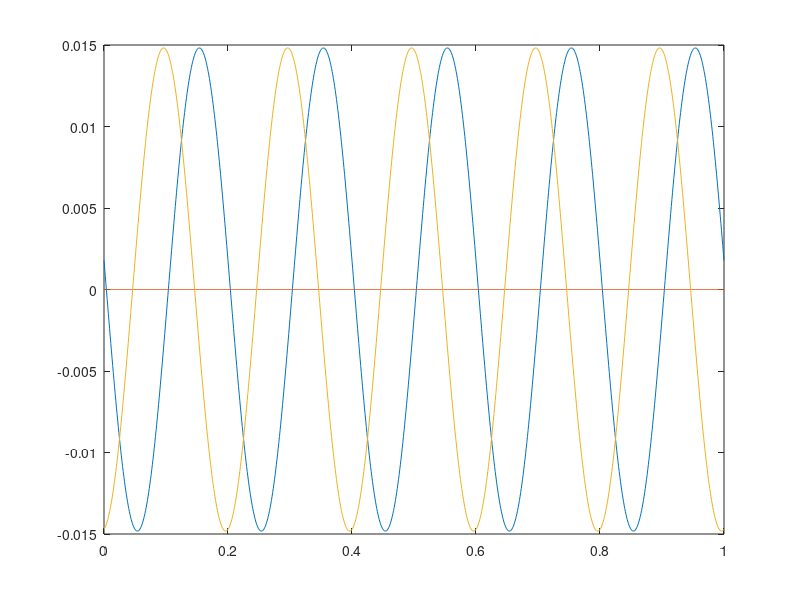

MATLAB code to generate this figure: (Note: this script raises an error after producing the figure.)
clc; clf; close all; clear all;
%quad dynamics, one body, one leg
%design variables
quad.leg=5.64/1000; %mm - leg length, straight line
quad.height=5.5/1000; %mm - body height
world.g=9.81; %mm s^-2 - gravity acceleration
quad.mass=1.5/1000; %g - body weight
magnet.torque=10/1000/1000; %mN-mm - magnetic torque applied to leg
world.time=[0:0.001:1]'; %s - time
magnet.frequency=5; %Hz - frequency of actuation
force.body=zeros(length(world.time),3);


%limits
theta.ground.one=asin((quad.height/2)/quad.leg);
theta.ground.two=pi-theta.ground.one*2;

%Theta creation
theta.leg=zeros(length(world.time),1);
theta.time=magnet.frequency*2*pi*world.time;
for i=1:length(world.time)
    if floor(theta.time(i)/(2*pi)) >= 1
        theta.leg(i,1)=((theta.time(i)-floor(theta.time(i)/(2*pi))*2*pi));
    else
        theta.leg(i,1)=theta.time(i);
    end
end

for j=1:length(world.time)
    force.body(j,:)=([-sin(theta.leg(j,1)) cos(theta.leg(j,1));...
                    0 0;...
                    -cos(theta.leg(j,1)) sin(theta.leg(j,1))]*...
                    [world.g*quad.mass; magnet.torque/quad.leg])';
end

figure(1)
plot(world.time,force.body(:,1),world.time,force.body(:,2),world.time,force.body(:,3))


options=odeset('RelTol',1e-6,'AbsTol',1e-10)
int=zeros(2,1);
quad_vars={quad world magnet theta};
[t,xy]=ode113(@(t,xy) quad_EOM(t,xy,quad_vars),...
    world.time,int,options);

figure(2)
plot(t,xy(:,1))%,t,xy(:,3))